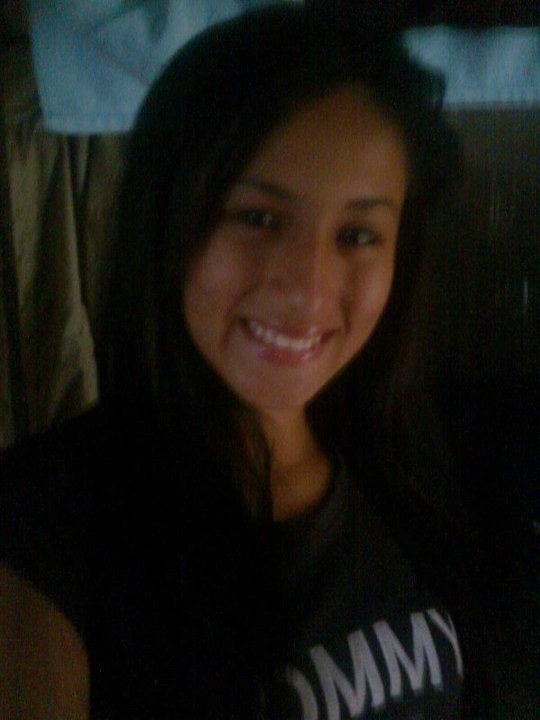
#> input picture tufoto.jpg, 540 x 720 px
$ python prepro.py
#> lines starting #> are read from the running program, lines starting #| are printed output that depends on the picture; after the words box and inside, x2 and y2 are one past the last pixel; in counts of white or black regions, pixels touching at a corner belong together
import cv2
import numpy as np
import matplotlib.pyplot as plt
import os

# Crear carpeta de salida si no existe
output_dir = "foto_mejorada_prueba"
os.makedirs(output_dir, exist_ok=True)

# Cargar la imagen
img = cv2.imread('tufoto.jpg')
#> img is the input picture: shape (720, 540, 3); mean B, G, R 18.6, 23.7, 25.3

if img is None:
    print("Error: No se pudo cargar la imagen.")
else:
    # 1. Convertir a escala de grises
    gray_img = cv2.cvtColor(img, cv2.COLOR_BGR2GRAY)
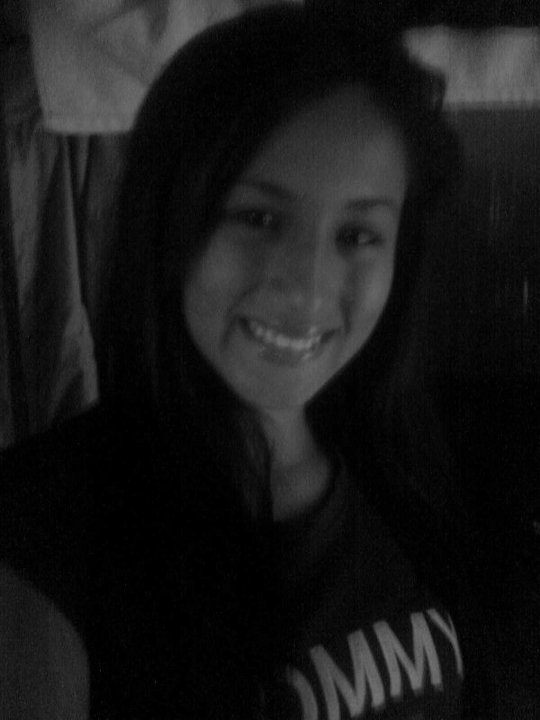
#> gray_img: shape (720, 540); min 0, max 118, mean 23.6
    cv2.imwrite(os.path.join(output_dir, '1_grises.jpg'), gray_img)

    # 2. Reducción de ruido (filtro de mediana)
    denoised_img = cv2.medianBlur(gray_img, 5)
    cv2.imwrite(os.path.join(output_dir, '2_denoised.jpg'), denoised_img)

    # 3. Mejora de contraste (CLAHE)
    clahe = cv2.createCLAHE(clipLimit=2.0, tileGridSize=(8,8))
    enhanced_img = clahe.apply(denoised_img)
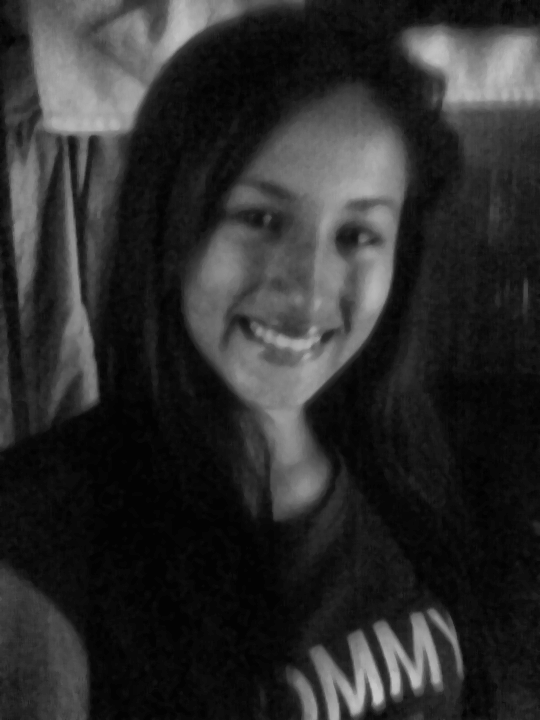
#> enhanced_img: shape (720, 540); min 1, max 199, mean 44.9
    cv2.imwrite(os.path.join(output_dir, '3_contraste_mejorado.jpg'), enhanced_img)

    # 4. Umbralización (Otsu)
    ret, binary_img = cv2.threshold(enhanced_img, 0, 255, cv2.THRESH_BINARY + cv2.THRESH_OTSU)
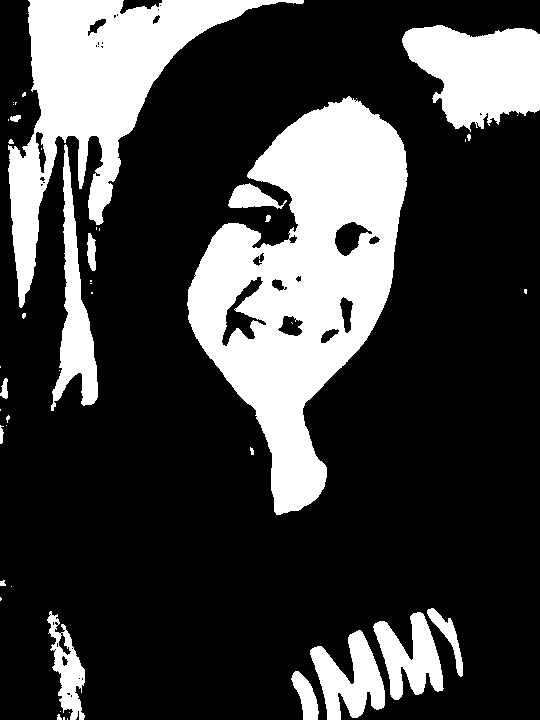
#> binary_img: shape (720, 540); 25.1% white; 48 white regions (28 under 20 px), largest, box (x1, y1, x2, y2) and area: (187, 96, 408, 515) 45360, (8, 0, 304, 308) 25574, (402, 25, 540, 132) 10176
#> ret = 68

    # 5. Operaciones morfológicas (apertura)
    kernel = np.ones((3,3),np.uint8)
    opened_img = cv2.morphologyEx(binary_img, cv2.MORPH_OPEN, kernel)
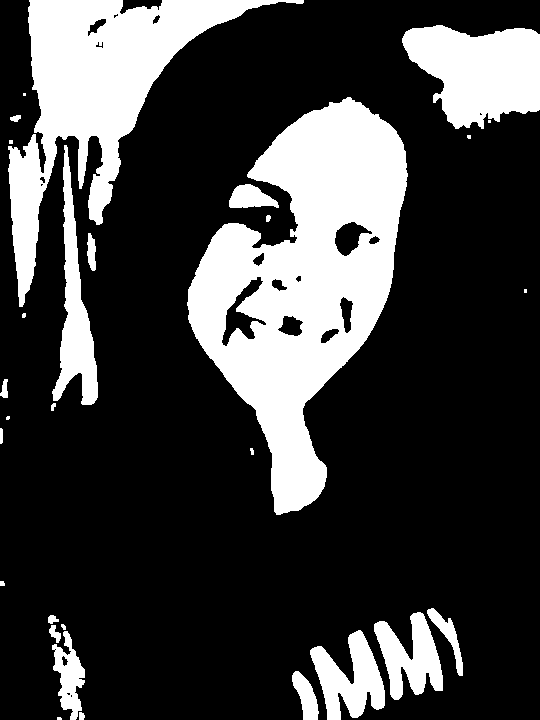
#> opened_img: shape (720, 540); 24.9% white; 30 white regions (8 under 20 px), largest, box (x1, y1, x2, y2) and area: (187, 97, 408, 515) 45276, (8, 0, 304, 307) 25514, (402, 25, 540, 129) 10114
    cv2.imwrite(os.path.join(output_dir, '4_apertura.jpg'), opened_img)

    # 6. Detección de bordes (Canny)
    edges = cv2.Canny(opened_img, 100, 200)
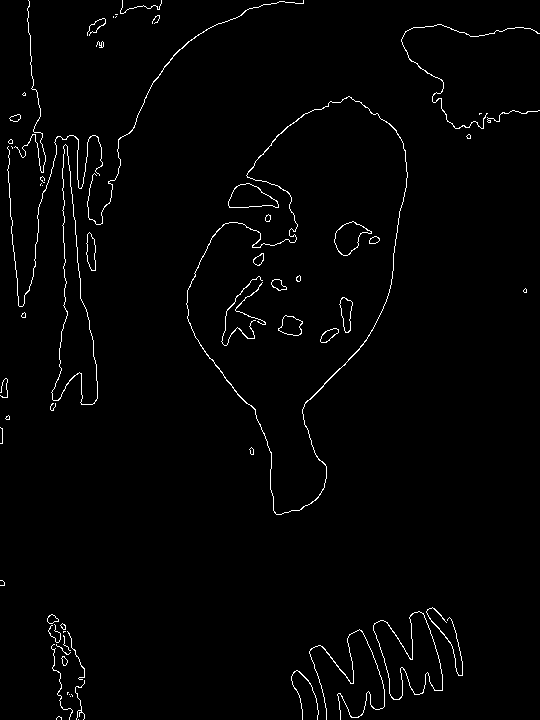
#> edges: shape (720, 540); 1.6% white in thin lines or dots
    cv2.imwrite(os.path.join(output_dir, '5_bordes.jpg'), edges)

    # Guardar imagen original convertida a RGB para visualización
    img_rgb = cv2.cvtColor(img, cv2.COLOR_BGR2RGB)
    cv2.imwrite(os.path.join(output_dir, '0_original.jpg'), img_rgb)

    # Mostrar resultados
    plt.figure(figsize=(15, 10))

    plt.subplot(2, 3, 1), plt.imshow(img_rgb), plt.title('Original')
    plt.subplot(2, 3, 2), plt.imshow(gray_img, cmap='gray'), plt.title('Escala de Grises')
    plt.subplot(2, 3, 3), plt.imshow(denoised_img, cmap='gray'), plt.title('Denoised (Median Blur)')
    plt.subplot(2, 3, 4), plt.imshow(enhanced_img, cmap='gray'), plt.title('Contraste Mejorado (CLAHE)')
    plt.subplot(2, 3, 5), plt.imshow(opened_img, cmap='gray'), plt.title('Binaria y Apertura')
    plt.subplot(2, 3, 6), plt.imshow(edges, cmap='gray'), plt.title('Bordes (Canny)')

    plt.tight_layout()
    plt.show()
